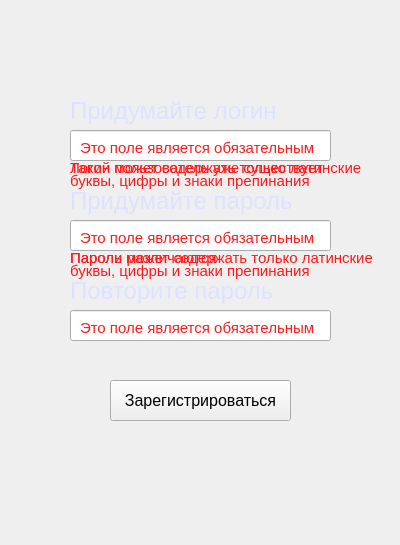
<?xml version="1.0" encoding="UTF-8"?>
<ui version="4.0">
 <class>Form</class>
 <widget class="QWidget" name="Form">
  <property name="geometry">
   <rect>
    <x>0</x>
    <y>0</y>
    <width>400</width>
    <height>545</height>
   </rect>
  </property>
  <property name="minimumSize">
   <size>
    <width>400</width>
    <height>545</height>
   </size>
  </property>
  <property name="maximumSize">
   <size>
    <width>400</width>
    <height>545</height>
   </size>
  </property>
  <property name="windowTitle">
   <string>Registration</string>
  </property>
  <widget class="QLineEdit" name="lineEdit_2">
   <property name="geometry">
    <rect>
     <x>70</x>
     <y>220</y>
     <width>261</width>
     <height>31</height>
    </rect>
   </property>
  </widget>
  <widget class="QLabel" name="label_4">
   <property name="geometry">
    <rect>
     <x>-50</x>
     <y>-80</y>
     <width>801</width>
     <height>831</height>
    </rect>
   </property>
   <property name="styleSheet">
    <string notr="true">background-image: url(National-Bonsai.jpg);</string>
   </property>
   <property name="text">
    <string/>
   </property>
  </widget>
  <widget class="QPushButton" name="pushButton">
   <property name="geometry">
    <rect>
     <x>110</x>
     <y>380</y>
     <width>181</width>
     <height>41</height>
    </rect>
   </property>
   <property name="font">
    <font>
     <pointsize>12</pointsize>
    </font>
   </property>
   <property name="text">
    <string>Зарегистрироваться</string>
   </property>
  </widget>
  <widget class="QLabel" name="label_3">
   <property name="geometry">
    <rect>
     <x>70</x>
     <y>180</y>
     <width>361</width>
     <height>41</height>
    </rect>
   </property>
   <property name="font">
    <font>
     <pointsize>18</pointsize>
     <weight>50</weight>
     <bold>false</bold>
    </font>
   </property>
   <property name="styleSheet">
    <string notr="true">color: rgb(220, 226, 255);</string>
   </property>
   <property name="text">
    <string>Придумайте пароль</string>
   </property>
  </widget>
  <widget class="QLineEdit" name="lineEdit">
   <property name="geometry">
    <rect>
     <x>70</x>
     <y>130</y>
     <width>261</width>
     <height>31</height>
    </rect>
   </property>
  </widget>
  <widget class="QLabel" name="label_2">
   <property name="geometry">
    <rect>
     <x>70</x>
     <y>90</y>
     <width>361</width>
     <height>41</height>
    </rect>
   </property>
   <property name="font">
    <font>
     <pointsize>18</pointsize>
     <weight>50</weight>
     <bold>false</bold>
    </font>
   </property>
   <property name="styleSheet">
    <string notr="true">color: rgb(220, 226, 255);</string>
   </property>
   <property name="text">
    <string>Придумайте логин</string>
   </property>
  </widget>
  <widget class="QLabel" name="label_5">
   <property name="geometry">
    <rect>
     <x>70</x>
     <y>270</y>
     <width>361</width>
     <height>41</height>
    </rect>
   </property>
   <property name="font">
    <font>
     <pointsize>18</pointsize>
     <weight>50</weight>
     <bold>false</bold>
    </font>
   </property>
   <property name="styleSheet">
    <string notr="true">color: rgb(220, 226, 255);</string>
   </property>
   <property name="text">
    <string>Повторите пароль</string>
   </property>
  </widget>
  <widget class="QLineEdit" name="lineEdit_3">
   <property name="geometry">
    <rect>
     <x>70</x>
     <y>310</y>
     <width>261</width>
     <height>31</height>
    </rect>
   </property>
  </widget>
  <widget class="QLabel" name="label_6">
   <property name="geometry">
    <rect>
     <x>70</x>
     <y>160</y>
     <width>311</width>
     <height>16</height>
    </rect>
   </property>
   <property name="font">
    <font>
     <pointsize>11</pointsize>
    </font>
   </property>
   <property name="styleSheet">
    <string notr="true">color: rgb(255, 25, 25);</string>
   </property>
   <property name="text">
    <string>Логин может содержать только латинские</string>
   </property>
  </widget>
  <widget class="QLabel" name="label_8">
   <property name="geometry">
    <rect>
     <x>70</x>
     <y>170</y>
     <width>311</width>
     <height>21</height>
    </rect>
   </property>
   <property name="font">
    <font>
     <pointsize>11</pointsize>
    </font>
   </property>
   <property name="styleSheet">
    <string notr="true">color: rgb(255, 25, 25);</string>
   </property>
   <property name="text">
    <string>буквы, цифры и знаки препинания</string>
   </property>
  </widget>
  <widget class="QLabel" name="label_7">
   <property name="geometry">
    <rect>
     <x>70</x>
     <y>250</y>
     <width>311</width>
     <height>16</height>
    </rect>
   </property>
   <property name="font">
    <font>
     <pointsize>11</pointsize>
    </font>
   </property>
   <property name="styleSheet">
    <string notr="true">color: rgb(255, 25, 25);</string>
   </property>
   <property name="text">
    <string>Пароль может содержать только латинские</string>
   </property>
  </widget>
  <widget class="QLabel" name="label_9">
   <property name="geometry">
    <rect>
     <x>70</x>
     <y>260</y>
     <width>311</width>
     <height>21</height>
    </rect>
   </property>
   <property name="font">
    <font>
     <pointsize>11</pointsize>
    </font>
   </property>
   <property name="styleSheet">
    <string notr="true">color: rgb(255, 25, 25);</string>
   </property>
   <property name="text">
    <string>буквы, цифры и знаки препинания</string>
   </property>
  </widget>
  <widget class="QLabel" name="label_10">
   <property name="geometry">
    <rect>
     <x>70</x>
     <y>160</y>
     <width>311</width>
     <height>16</height>
    </rect>
   </property>
   <property name="font">
    <font>
     <pointsize>11</pointsize>
    </font>
   </property>
   <property name="styleSheet">
    <string notr="true">color: rgb(255, 25, 25);</string>
   </property>
   <property name="text">
    <string>Такой пользователь уже существует</string>
   </property>
  </widget>
  <widget class="QLabel" name="label_11">
   <property name="geometry">
    <rect>
     <x>70</x>
     <y>250</y>
     <width>311</width>
     <height>16</height>
    </rect>
   </property>
   <property name="font">
    <font>
     <pointsize>11</pointsize>
    </font>
   </property>
   <property name="styleSheet">
    <string notr="true">color: rgb(255, 25, 25);</string>
   </property>
   <property name="text">
    <string>Пароли различаются</string>
   </property>
  </widget>
  <widget class="QLabel" name="label_12">
   <property name="geometry">
    <rect>
     <x>80</x>
     <y>140</y>
     <width>311</width>
     <height>16</height>
    </rect>
   </property>
   <property name="font">
    <font>
     <pointsize>11</pointsize>
    </font>
   </property>
   <property name="styleSheet">
    <string notr="true">color: rgb(255, 25, 25);</string>
   </property>
   <property name="text">
    <string>Это поле является обязательным</string>
   </property>
  </widget>
  <widget class="QLabel" name="label_13">
   <property name="geometry">
    <rect>
     <x>80</x>
     <y>230</y>
     <width>311</width>
     <height>16</height>
    </rect>
   </property>
   <property name="font">
    <font>
     <pointsize>11</pointsize>
    </font>
   </property>
   <property name="styleSheet">
    <string notr="true">color: rgb(255, 25, 25);</string>
   </property>
   <property name="text">
    <string>Это поле является обязательным</string>
   </property>
  </widget>
  <widget class="QLabel" name="label_14">
   <property name="geometry">
    <rect>
     <x>80</x>
     <y>320</y>
     <width>311</width>
     <height>16</height>
    </rect>
   </property>
   <property name="font">
    <font>
     <pointsize>11</pointsize>
    </font>
   </property>
   <property name="styleSheet">
    <string notr="true">color: rgb(255, 25, 25);</string>
   </property>
   <property name="text">
    <string>Это поле является обязательным</string>
   </property>
  </widget>
  <zorder>label_4</zorder>
  <zorder>lineEdit_2</zorder>
  <zorder>pushButton</zorder>
  <zorder>label_3</zorder>
  <zorder>lineEdit</zorder>
  <zorder>label_2</zorder>
  <zorder>label_5</zorder>
  <zorder>lineEdit_3</zorder>
  <zorder>label_6</zorder>
  <zorder>label_8</zorder>
  <zorder>label_7</zorder>
  <zorder>label_9</zorder>
  <zorder>label_10</zorder>
  <zorder>label_11</zorder>
  <zorder>label_12</zorder>
  <zorder>label_13</zorder>
  <zorder>label_14</zorder>
 </widget>
 <resources/>
 <connections/>
</ui>
